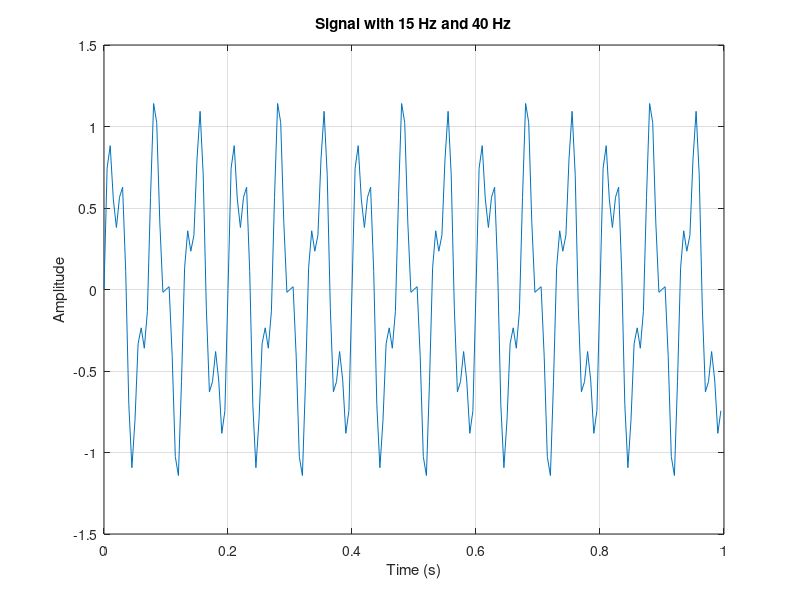
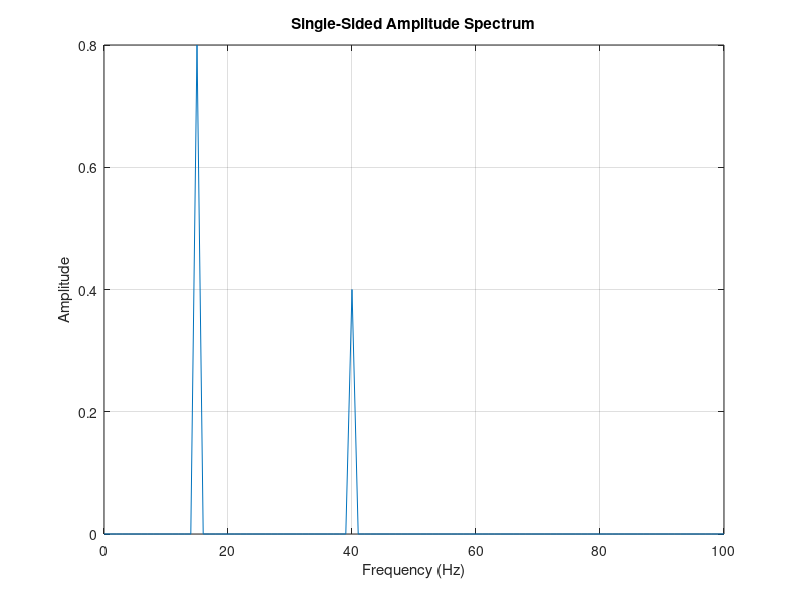

Recreate these plots in MATLAB, in order.

clear;
clc;
close all;

% Sampling frequency
fs = 200;

% Recording duration
T = 1;

% Time samples
t = 0:1/fs:T-1/fs;

% Create a signal with two frequencies
x = 0.8*sin(2*pi*15*t) + 0.4*sin(2*pi*40*t);

% Display number of samples
N = length(x);

disp('Number of samples:');
disp(N);


% Plot the signal in the time domain
figure;

plot(t, x);
grid on;

xlabel('Time (s)');
ylabel('Amplitude');
title('Signal with 15 Hz and 40 Hz');

% Save the time-domain graph
saveas(gcf, 'two-frequency-time.png');


%% Calculate the FFT

% Number of samples
N = length(x);

% Calculate the Fast Fourier Transform
Y = fft(x);

% Calculate the two-sided spectrum
P2 = abs(Y/N);

% Calculate the single-sided spectrum
P1 = P2(1:N/2+1);

% Double the amplitudes except DC and Nyquist
P1(2:end-1) = 2*P1(2:end-1);

% Create the frequency axis
f = fs*(0:N/2)/N;


%% Plot the frequency spectrum

figure;

plot(f, P1);
grid on;

xlabel('Frequency (Hz)');
ylabel('Amplitude');
title('Single-Sided Amplitude Spectrum');

% Save the spectrum
saveas(gcf, 'two-frequency-spectrum.png');



%% Calculate frequency-bin spacing

df = fs/N;

disp('Frequency-bin spacing (Hz):');
disp(df);
